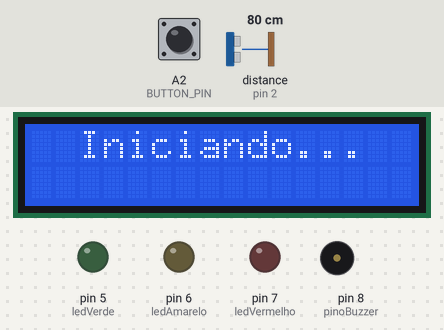
Bench run of a sketch on a simulated Arduino Uno, built with avr-gcc and run on an emulated ATmega328P. On the bench: 16×2 character LCD, output pins drawn as LEDs (lit = HIGH), buzzer (waves = sounding). Inputs (shaded band) come from the test bench; at power-on: A2 (BUTTON_PIN) HIGH, distance to the obstacle (sensor on pin 2) 80 cm. The echo pulse lasts 58.3 µs per cm; the local clock reads 2024-03-15 10:24:30 at power-on unless the sketch sets it; EEPROM starts erased; pins used as bus, display or sensor lines are not drawn; what the sketch prints to the serial monitor is not drawn.

Above: at 8.5 s.
At 11.7 s:
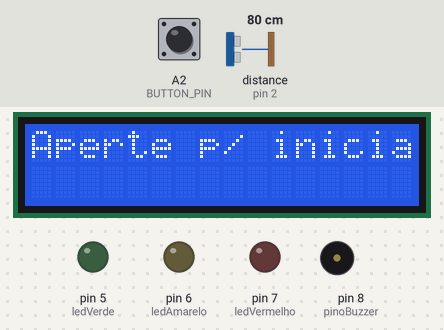
11.8 s: A2 (BUTTON_PIN) pulled LOW for 0.15 s
At 12.7 s:
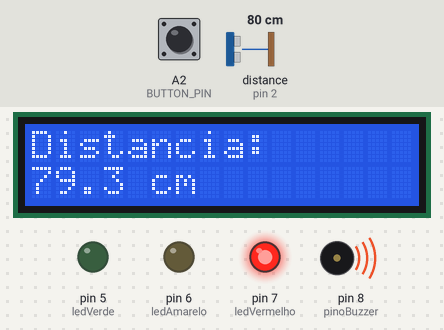
17.9 s: distance to the obstacle (sensor on pin 2) set to 187 cm
At 20.3 s:
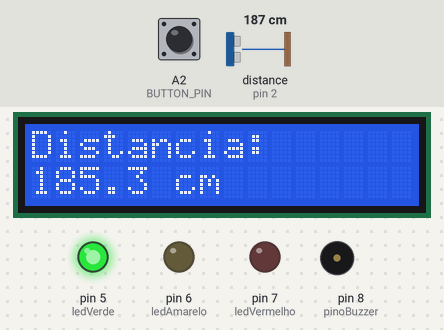
20.9 s: distance to the obstacle (sensor on pin 2) set to 179 cm
At 21.3 s:
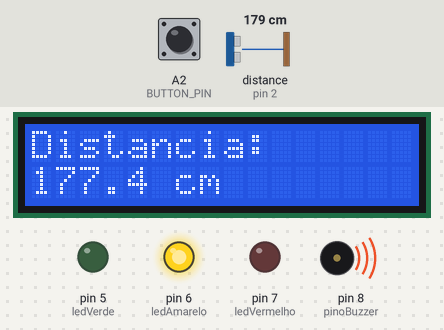
Timing chart, 0 to 25.5 s (numbered marks = the images above; inputs shaded):
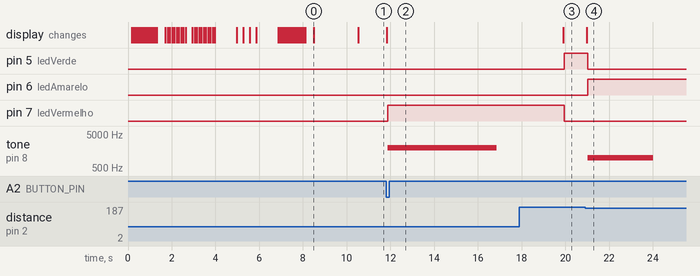

The sketch:

projeto.ino
```cpp
// Inclusão das bibliotecas necessárias
#include <LiquidCrystal_I2C.h> // Biblioteca para o display LCD via I2C
#include <Wire.h>              // Biblioteca para comunicação I2C
#include <RTClib.h>            // Biblioteca para o RTC (relógio de tempo real)
#include <EEPROM.h>            // Biblioteca para uso da memória EEPROM

// === LCD ===
LiquidCrystal_I2C lcd(0x27, 16, 2); // Inicializa o LCD no endereço I2C 0x27 com 16 colunas e 2 linhas

// === RTC ===
RTC_DS1307 rtc; // Inicializa o objeto do módulo RTC DS1307

// === Definição dos pinos usados ===
#define TRIG_PIN 3         // Pino de disparo do sensor ultrassônico
#define ECHO_PIN 2         // Pino de eco do sensor ultrassônico
#define BUTTON_PIN A2      // Pino do botão de iniciar (entrada analógica usada como digital)
const short int ledVermelho = 7;
const short int ledAmarelo  = 6;
const short int ledVerde    = 5;
const short int pinoBuzzer  = 8; // Pino do buzzer para alarme sonoro

// === Variáveis globais ===
bool iniciado = false;         // Indica se o sistema já foi iniciado
int enderecoEEPROM = 0;        // Endereço atual na EEPROM para salvar dados
float ultimaDistancia = -1;    // Armazena a última distância medida para comparar mudanças

// === Estrutura de dados para salvar na EEPROM ===
struct Registro {
  DateTime horario; // Data e hora do registro
  float distancia;  // Distância medida
};

// === Definição de caracteres personalizados para o LCD ===
byte gota[8] = { B00100, B01110, B01110, B11111, B11111, B11111, B01110, B00000 };
byte onda1[8] = { B00000, B00000, B00001, B00011, B00110, B01100, B11000, B10000 };
byte onda2[8] = { B00000, B00001, B00011, B00110, B01100, B11000, B10000, B00000 };
byte onda3[8] = { B00001, B00011, B00110, B01100, B11000, B10000, B00000, B00000 };

void setup() {
  Serial.begin(9600);    // Inicializa a comunicação serial
  rtc.begin();           // Inicializa o RTC
  lcd.begin(16, 2);      // Inicializa o LCD
  lcd.backlight();       // Liga a luz de fundo do LCD

  // Criação dos caracteres personalizados no LCD
  lcd.createChar(0, gota);
  lcd.createChar(1, onda1);
  lcd.createChar(2, onda2);
  lcd.createChar(3, onda3);

  // Configuração dos pinos
  pinMode(TRIG_PIN, OUTPUT);
  pinMode(ECHO_PIN, INPUT);
  pinMode(ledVermelho, OUTPUT);
  pinMode(ledAmarelo, OUTPUT);
  pinMode(ledVerde, OUTPUT);
  pinMode(BUTTON_PIN, INPUT_PULLUP); // Botão com resistor pull-up
  pinMode(pinoBuzzer, OUTPUT);

  // Animações de inicialização
  animarEntradaOnda();
  animarSubidaLogo();
  piscarLogo();
  animarSaidaVarredura();

  // Mensagem de boas-vindas no LCD
  lcd.clear();
  lcd.setCursor(2, 0);
  lcd.print("Iniciando...");
  delay(2000);
  lcd.clear();
  lcd.setCursor(0, 0);
  lcd.print("Aperte p/ iniciar");

}

void loop() {
  // Aguarda o botão ser pressionado para iniciar
  if (!iniciado) {
    if (digitalRead(BUTTON_PIN) == LOW) {
      iniciado = true;
      lcd.clear();
    } else {
      return; // Não faz nada até o botão ser pressionado
    }
  }

  // === Medição de distância com sensor ultrassônico ===
  digitalWrite(TRIG_PIN, LOW);
  delayMicroseconds(2);
  digitalWrite(TRIG_PIN, HIGH);
  delayMicroseconds(10);
  digitalWrite(TRIG_PIN, LOW);
  long duracao = pulseIn(ECHO_PIN, HIGH);
  float distancia = duracao * 0.034 / 2; // Conversão do tempo em distância (cm)

  // Verificação de medida válida
  if (distancia <= 0 || distancia > 400) return;

  // === Exibe a distância no LCD ===
  lcd.setCursor(0, 0);
  lcd.print("Distancia:");
  lcd.setCursor(0, 1);
  lcd.print(distancia, 1);
  lcd.print(" cm       ");

  // === Salva nova medição se houve mudança ===
  if (distancia != ultimaDistancia) {
    ultimaDistancia = distancia;

    Registro r;
    r.horario = rtc.now();
    r.distancia = distancia;

    // Salva na EEPROM se ainda houver espaço
    if (enderecoEEPROM + sizeof(Registro) < EEPROM.length()) {
      EEPROM.put(enderecoEEPROM, r);

      // Verifica se o dado foi salvo corretamente
      Registro verificado;
      EEPROM.get(enderecoEEPROM, verificado);

      Serial.print("[");
      Serial.print(verificado.horario.timestamp(DateTime::TIMESTAMP_TIME));
      Serial.print("] Distancia SALVA: ");
      Serial.print(verificado.distancia, 1);
      Serial.print(" cm (Endereco: ");
      Serial.print(enderecoEEPROM);
      Serial.println(")");

      enderecoEEPROM += sizeof(Registro); // Avança para próximo endereço
    } else {
      Serial.println(">> EEPROM cheia, nao salvou mais.");
    }
  }

  // === Lógica de alerta por LEDs e buzzer ===
  if (distancia > 180) {
    // Situação segura
    digitalWrite(ledVerde, HIGH);
    digitalWrite(ledAmarelo, LOW);
    digitalWrite(ledVermelho, LOW);
    noTone(pinoBuzzer);
  } else if (distancia <= 180 && distancia >= 150) {
    // Alerta intermediário
    digitalWrite(ledVerde, LOW);
    digitalWrite(ledAmarelo, HIGH);
    digitalWrite(ledVermelho, LOW);
    tocarAlarme(1); // Alarme nível 1
  } else {
    // Situação de perigo
    digitalWrite(ledVerde, LOW);
    digitalWrite(ledAmarelo, LOW);
    digitalWrite(ledVermelho, HIGH);
    tocarAlarme(2); // Alarme nível 2
  }

  delay(1000); // Aguarda 1 segundo antes da próxima medição
}

// === Função de alarme sonoro com diferentes padrões ===
void tocarAlarme(int tipoAlerta) {
  if (tipoAlerta == 1) {
    tone(pinoBuzzer, 1000); // Frequência 1kHz
    delay(3000);
    noTone(pinoBuzzer);
    delay(3000);
  } else if (tipoAlerta == 2) {
    tone(pinoBuzzer, 2000); // Frequência 2kHz
    delay(5000);
    noTone(pinoBuzzer);
    delay(2000);
  }
}

// === Lê e imprime todos os dados salvos na EEPROM via Serial Monitor ===
void get_log() {
  Serial.println("== REGISTROS SALVOS NA EEPROM ==");
  int endereco = 0;
  while (endereco + sizeof(Registro) <= EEPROM.length()) {
    Registro r;
    EEPROM.get(endereco, r);

    // Se o ano estiver fora do esperado, assume fim dos dados válidos
    if (r.horario.year() < 2020 || r.horario.year() > 2100) break;

    Serial.print("[");
    Serial.print(r.horario.timestamp(DateTime::TIMESTAMP_DATE));
    Serial.print(" ");
    Serial.print(r.horario.timestamp(DateTime::TIMESTAMP_TIME));
    Serial.print("] Distancia: ");
    Serial.print(r.distancia, 1);
    Serial.print(" cm (Endereco: ");
    Serial.print(endereco);
    Serial.println(")");

    endereco += sizeof(Registro);
  }
  Serial.println("== FIM DOS REGISTROS ==");
}

// === Animação de entrada com ondas ===
void animarEntradaOnda() {
  for (int i = 0; i < 16; i++) {
    lcd.setCursor(i, 0);
    lcd.write(byte((i % 3) + 1)); // Alterna os 3 tipos de onda
    delay(80);
  }
  delay(300);
  lcd.clear();
}

// === Animação que simula o nome subindo ===
void animarSubidaLogo() {
  String nome = "Hidro Guard";
  for (int i = 0; i < nome.length(); i++) {
    lcd.setCursor(i + 1, 1);
    lcd.print(nome[i]);
    delay(100);
    lcd.setCursor(i + 1, 1);
    lcd.print(" ");
    lcd.setCursor(i + 1, 0);
    lcd.print(nome[i]);
    delay(100);
  }
  lcd.setCursor(nome.length() + 2, 0);
  lcd.write(byte(0)); // Adiciona a gota ao final
  delay(1000);
}

// === Pisca o nome no LCD como efeito visual ===
void piscarLogo() {
  for (int i = 0; i < 2; i++) {
    lcd.noDisplay();
    delay(300);
    lcd.display();
    delay(300);
  }
  delay(700);
}

// === Animação final com varredura de ondas ===
void animarSaidaVarredura() {
  for (int i = 0; i < 16; i++) {
    lcd.setCursor(i, 0);
    lcd.write(byte((i % 3) + 1));
    delay(80);
  }
  delay(300);
  lcd.clear();
}
```

Measured:
- the behaviour switches between 182 and 181 cm on distance to the obstacle (sensor on pin 2) (found by bisection; images 3 and 4)
- after the input at 11.8 s, pin 7 (ledVermelho): LOW → HIGH after 0.07 s; tone on pin 8 (pinoBuzzer): silent → 2000 Hz after 0.07 s, → silent 5.0 s later; the display: changes at once (image 2)
- after the input at 17.9 s, pin 5 (ledVerde): LOW → HIGH after 2.0 s; pin 7 (ledVermelho): HIGH → LOW after 2.0 s; tone on pin 8 (pinoBuzzer): stays silent (without the input it goes to 2000 Hz after 2.0 s); the display: changes after 2.0 s (image 3)
- after the input at 20.9 s, pin 5 (ledVerde): HIGH → LOW after 0.12 s; pin 6 (ledAmarelo): LOW → HIGH after 0.12 s; tone on pin 8 (pinoBuzzer): silent → 1000 Hz after 0.12 s, → silent 3.0 s later; the display: changes after 0.07 s (image 4)
- what the display in image 0 shows lasts 2.0 s, from 8.5 s to 10.5 s
